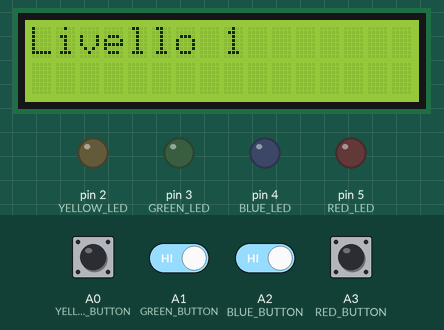
Recording of a sketch running on a simulated Arduino Uno, built with avr-gcc and run on an emulated ATmega328P. On the bench: 16×2 character LCD, output pins drawn as LEDs (lit = HIGH). Inputs (shaded band) come from the test bench; at power-on: A0 (YELLOW_BUTTON), A1 (GREEN_BUTTON), A2 (BLUE_BUTTON), A3 (RED_BUTTON) HIGH. Random numbers use the default seed unless the sketch sets one.

Above: at 1.1 s.
At 2.2 s:
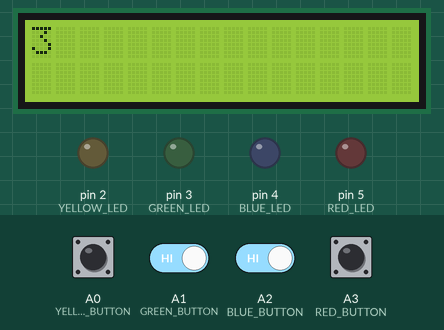
2.3 s: A1 (GREEN_BUTTON) driven LOW and A2 (BLUE_BUTTON) driven LOW
At 5.2 s:
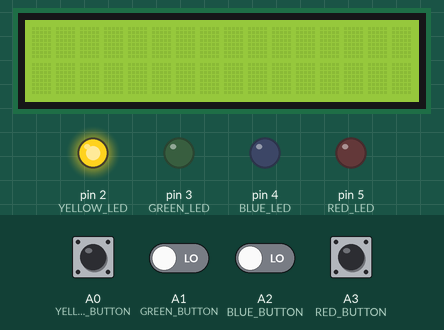
5.3 s: A1 (GREEN_BUTTON) driven HIGH
At 6.19 s:
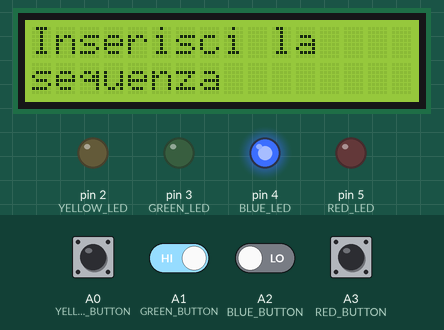
At 6.9 s:
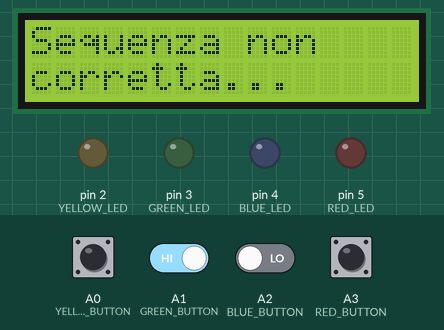
8.3 s: A1 (GREEN_BUTTON) driven LOW
11.3 s: A0 (YELLOW_BUTTON) pulled LOW for 3.2 s
16.0 s: A0 (YELLOW_BUTTON) driven LOW and A1 (GREEN_BUTTON) driven HIGH and A2 (BLUE_BUTTON) driven HIGH
19.0 s: A0 (YELLOW_BUTTON) driven HIGH
Timing chart, 0 to 21.8 s (numbered marks = the images above; inputs shaded):
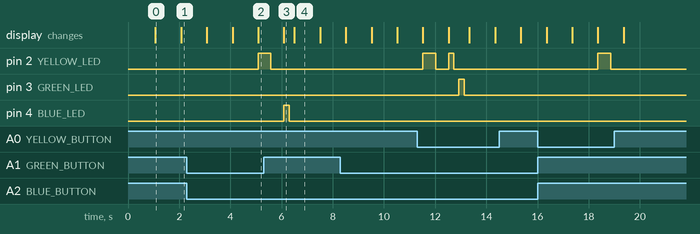

The sketch:

ArduSimon.ino
```cpp
/*
	   _          _      ___ _
	  /_\  _ _ __| |_  _/ __(_)_ __  ___ _ _
	 / _ \| '_/ _` | || \__ \ | '  \/ _ \ ' \
	/_/ \_\_| \__,_|\_,_|___/_|_|_|_\___/_||_|

	Marco Volpato 2018

*/

#include <LiquidCrystal.h>

#define YELLOW_LED	2
#define GREEN_LED	3
#define BLUE_LED	4
#define RED_LED		5

#define	YELLOW_BUTTON	A0
#define GREEN_BUTTON	A1
#define BLUE_BUTTON		A2
#define	RED_BUTTON		A3

// display pins
#define RS 11
#define EN 10
#define D4 9
#define D5 8
#define D6 7
#define D7 6

LiquidCrystal lcd(RS, EN, D4, D5, D6, D7);

const int startLevel = 1;
const int maxLevel = 5;
const int speed = 500;

int buttonPin[4] = { YELLOW_BUTTON, GREEN_BUTTON, BLUE_BUTTON, RED_BUTTON };
int ledPin[4] = { YELLOW_LED, GREEN_LED, BLUE_LED, RED_LED };
String ledPinNames[4] = { "Yellow", "Green", "Blue", "Red" };

int userSequence[maxLevel];
int sequence[maxLevel];
int level = startLevel;

void setup()
{
	// leds
	pinMode(YELLOW_LED, OUTPUT);
	pinMode(GREEN_LED, OUTPUT);
	pinMode(BLUE_LED, OUTPUT);
	pinMode(RED_LED, OUTPUT);

	// buttons
	pinMode(YELLOW_BUTTON, INPUT_PULLUP);
	pinMode(GREEN_BUTTON, INPUT_PULLUP);
	pinMode(BLUE_BUTTON, INPUT_PULLUP);
	pinMode(RED_BUTTON, INPUT_PULLUP);

	lcd.begin(16, 2);
	Serial.begin(9600);

	generateSequence();
	lcd.print("ArduSimon");
	delay(1000);
}

void loop()
{
	if (level <= maxLevel)
	{
		lcdPrint("Livello " + String(level), 0);
		delay(1000);
		countdown();

		showSequence();
		lcdPrint("Inserisci la", 0);
		lcdPrint("sequenza", 1);
		getSequence();
	}
	else
	{
		finalFlash();
		lcdPrint("ArduSimon", 0);
	}
}

bool sequenceIsCorrect(int counter)		// check if the sequence is correct
{
	if (userSequence[counter] != sequence[counter])
		return false;
	return true;
}

void sequenceCorrect()		// runs when the sequence is correct
{
	lcdPrint("Sequenza", 0);
	lcdPrint("corretta!", 1);
	flashAll();
	level++;
	delay(1000);
}

void sequenceWrong()		// runs when the sequence is wrong
{
	lcdPrint("Sequenza non", 0);
	lcdPrint("corretta...", 1);
	level = startLevel;
	delay(1000);
}

void getSequence()
{
	bool buttonPressed;

	for (int i = 0; i < level; i++)
	{
		buttonPressed = false;

		while (!buttonPressed)
		{
			for (int j = 0; j < 4; j++)
			{
				if (digitalRead(buttonPin[j]) == LOW)
				{
					int led = ledPin[j];
					flash(led);
					userSequence[i] = led;

					buttonPressed = true;

					if (!sequenceIsCorrect(i))
					{
						sequenceWrong();
						return;				// return to main loop
					}
				}
			}
		}
	}

	sequenceCorrect();
}

void showSequence()
{
	turnOffAll();

	for (int i = 0; i < level; i++)
	{
		digitalWrite(sequence[i], HIGH);
		delay(speed);
		digitalWrite(sequence[i], LOW);
		delay(speed);
	}
}

void generateSequence()
{
	randomSeed(analogRead(A0));

	for (int i = 0; i < maxLevel; i++)
	{
		sequence[i] = random(2, 6);
	}
}

void turnOffAll()
{
	digitalWrite(YELLOW_LED, LOW);
	digitalWrite(GREEN_LED, LOW);
	digitalWrite(BLUE_LED, LOW);
	digitalWrite(RED_LED, LOW);
}

void flash(int led)
{
	digitalWrite(led, HIGH);
	delay(200);
	digitalWrite(led, LOW);
  delay(200);
}

void flashAll()
{
	for (int i = 1; i <= 4; i++)
	{
		digitalWrite(YELLOW_LED, HIGH);
		digitalWrite(GREEN_LED, HIGH);
		digitalWrite(BLUE_LED, HIGH);
		digitalWrite(RED_LED, HIGH);
		delay(200);
		turnOffAll();
		delay(200);
	}
}

void finalFlash()
{
	digitalWrite(YELLOW_LED, HIGH);
	delay(200);
	digitalWrite(YELLOW_LED, LOW);
	digitalWrite(GREEN_LED, HIGH);
	delay(200);
	digitalWrite(GREEN_LED, LOW);
	digitalWrite(BLUE_LED, HIGH);
	delay(200);
	digitalWrite(BLUE_LED, LOW);
	digitalWrite(RED_LED, HIGH);
	delay(200);
	digitalWrite(RED_LED, LOW);
}

void lcdPrint(String message, int row)
{
	if (row == 1)
	{
		lcd.setCursor(0, 1);
	}
	else
	{
		lcd.clear();
		lcd.home();
	}

	lcd.print(message);
}

void countdown()
{
	lcdPrint("3", 0);
	delay(1000);
	lcdPrint("2", 0);
	delay(1000);
	lcdPrint("1", 0);
	delay(1000);
	lcd.clear();
}
```

Measured:
- after the input at 5.3 s, pin 4 (BLUE_LED): LOW → HIGH after 0.79 s, → LOW 0.20 s later
- what the display in image 0 shows lasts 1.0 s, from 1.1 s to 2.1 s
- what the display in image 3 shows lasts 0.4 s, from 6.1 s to 6.5 s
